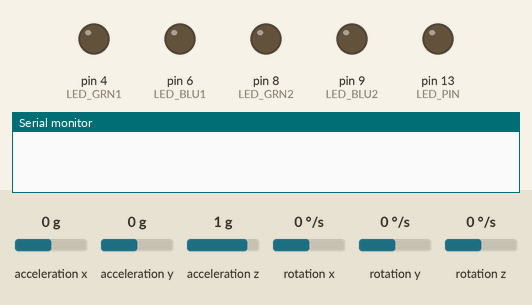
Simulated run of this sketch. Board: Arduino Uno, built with avr-gcc and run on an emulated ATmega328P. Shown: output pins drawn as LEDs (lit = HIGH), the last lines printed to the serial monitor. The test bench sets the inputs (shaded band); at power-on: acceleration x 0 g, acceleration y 0 g, acceleration z 1 g, rotation x 0 °/s, rotation y 0 °/s, rotation z 0 °/s.

Above: at 0.1 s.
At 5.2 s:
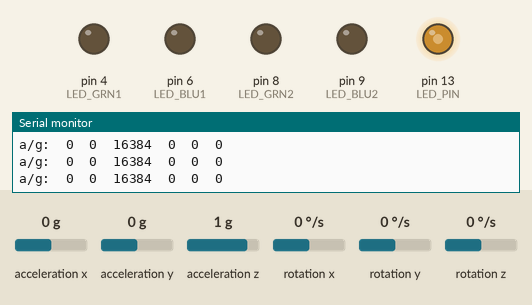
5.3 s: acceleration x set to 0.5 g
8.3 s: acceleration x set to 0.8 g
10.1 s: acceleration y set to 0.8 g
13.1 s: acceleration z set to 0 g
16.1 s: acceleration y set to 0.5 g
At 16.41 s:
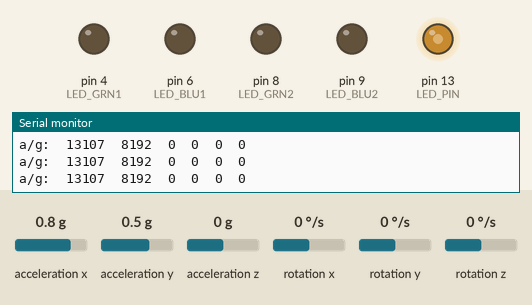
Timing chart, 0 to 20.1 s (numbered marks = the images above; inputs shaded):
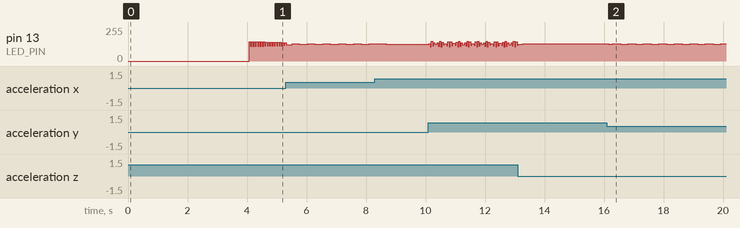

Measured:
- after the input at 16.1 s, pin 13 (LED_PIN): 130/255 → 124/255 after 0.06 s, then repeats every 0.52 s: 131/255 0.28 s, 124/255 0.24 s

The sketch:

MPU6050_raw.ino
```cpp
// I2C device class (I2Cdev) demonstration Arduino sketch for MPU6050 class
// 10/7/2011 by Jeff Rowberg <jeff@rowberg.net>
// Updates should (hopefully) always be available at https://github.com/jrowberg/i2cdevlib
//
// Changelog:
//      2013-05-08 - added multiple output formats
//                 - added seamless Fastwire support
//      2011-10-07 - initial release

/* ============================================
I2Cdev device library code is placed under the MIT license
Copyright (c) 2011 Jeff Rowberg

Permission is hereby granted, free of charge, to any person obtaining a copy
of this software and associated documentation files (the "Software"), to deal
in the Software without restriction, including without limitation the rights
to use, copy, modify, merge, publish, distribute, sublicense, and/or sell
copies of the Software, and to permit persons to whom the Software is
furnished to do so, subject to the following conditions:

The above copyright notice and this permission notice shall be included in
all copies or substantial portions of the Software.

THE SOFTWARE IS PROVIDED "AS IS", WITHOUT WARRANTY OF ANY KIND, EXPRESS OR
IMPLIED, INCLUDING BUT NOT LIMITED TO THE WARRANTIES OF MERCHANTABILITY,
FITNESS FOR A PARTICULAR PURPOSE AND NONINFRINGEMENT. IN NO EVENT SHALL THE
AUTHORS OR COPYRIGHT HOLDERS BE LIABLE FOR ANY CLAIM, DAMAGES OR OTHER
LIABILITY, WHETHER IN AN ACTION OF CONTRACT, TORT OR OTHERWISE, ARISING FROM,
OUT OF OR IN CONNECTION WITH THE SOFTWARE OR THE USE OR OTHER DEALINGS IN
THE SOFTWARE.
===============================================
*/

// I2Cdev and MPU6050 must be installed as libraries, or else the .cpp/.h files
// for both classes must be in the include path of your project
#include "I2Cdev.h"
#include "MPU6050.h"

// Arduino Wire library is required if I2Cdev I2CDEV_ARDUINO_WIRE implementation
// is used in I2Cdev.h
#if I2CDEV_IMPLEMENTATION == I2CDEV_ARDUINO_WIRE
    #include "Wire.h"
#endif

// class default I2C address is 0x68
// specific I2C addresses may be passed as a parameter here
// AD0 low = 0x68 (default for InvenSense evaluation board)
// AD0 high = 0x69
MPU6050 accelgyro;
//MPU6050 accelgyro(0x69); // <-- use for AD0 high

int LED_BLU1=6;
int LED_GRN1=4;
int LED_BLU2=9;
int LED_GRN2=8;


int16_t ax, ay, az;
int16_t gx, gy, gz;


// uncomment "OUTPUT_READABLE_ACCELGYRO" if you want to see a tab-separated
// list of the accel X/Y/Z and then gyro X/Y/Z values in decimal. Easy to read,
// not so easy to parse, and slow(er) over UART.
#define OUTPUT_READABLE_ACCELGYRO

// uncomment "OUTPUT_BINARY_ACCELGYRO" to send all 6 axes of data as 16-bit
// binary, one right after the other. This is very fast (as fast as possible
// without compression or data loss), and easy to parse, but impossible to read
// for a human.
//#define OUTPUT_BINARY_ACCELGYRO


#define LED_PIN 13
bool blinkState = false;

void setup() {
  delay(4000);

    // join I2C bus (I2Cdev library doesn't do this automatically)
    #if I2CDEV_IMPLEMENTATION == I2CDEV_ARDUINO_WIRE
        Wire.begin();
    #elif I2CDEV_IMPLEMENTATION == I2CDEV_BUILTIN_FASTWIRE
        Fastwire::setup(400, true);
    #endif

    // initialize serial communication
    // (38400 chosen because it works as well at 8MHz as it does at 16MHz, but
    // it's really up to you depending on your project)
    Serial.begin(38400);

    // initialize device
    Serial.println("Initializing I2C devices...");
    accelgyro.initialize();

    // verify connection
    Serial.println("Testing device connections...");
    Serial.println(accelgyro.testConnection() ? "MPU6050 connection successful" : "MPU6050 connection failed");

    // use the code below to change accel/gyro offset values
    /*
    Serial.println("Updating internal sensor offsets...");
    // -76	-2359	1688	0	0	0
    Serial.print(accelgyro.getXAccelOffset()); Serial.print("\t"); // -76
    Serial.print(accelgyro.getYAccelOffset()); Serial.print("\t"); // -2359
    Serial.print(accelgyro.getZAccelOffset()); Serial.print("\t"); // 1688
    Serial.print(accelgyro.getXGyroOffset()); Serial.print("\t"); // 0
    Serial.print(accelgyro.getYGyroOffset()); Serial.print("\t"); // 0
    Serial.print(accelgyro.getZGyroOffset()); Serial.print("\t"); // 0
    Serial.print("\n");
    accelgyro.setXGyroOffset(220);
    accelgyro.setYGyroOffset(76);
    accelgyro.setZGyroOffset(-85);
    Serial.print(accelgyro.getXAccelOffset()); Serial.print("\t"); // -76
    Serial.print(accelgyro.getYAccelOffset()); Serial.print("\t"); // -2359
    Serial.print(accelgyro.getZAccelOffset()); Serial.print("\t"); // 1688
    Serial.print(accelgyro.getXGyroOffset()); Serial.print("\t"); // 0
    Serial.print(accelgyro.getYGyroOffset()); Serial.print("\t"); // 0
    Serial.print(accelgyro.getZGyroOffset()); Serial.print("\t"); // 0
    Serial.print("\n");
    */

    // configure Arduino LED pin for output
    pinMode(LED_PIN, OUTPUT);

      pinMode(LED_BLU1, OUTPUT);
  pinMode(LED_GRN1, OUTPUT);
  pinMode(LED_BLU2, OUTPUT);
  pinMode(LED_GRN2, OUTPUT);

  //accelgyro.setSleepEnabled(false);
}

void loop() {

  //digitalWrite(LED_BLU1, LOW);
  //digitalWrite(LED_GRN1, HIGH);
  //digitalWrite(LED_BLU2, HIGH);
  //digitalWrite(LED_GRN2, LOW);
  //delay(300);
  /*
  digitalWrite(LED_BLU1, HIGH);
  digitalWrite(LED_GRN1, LOW);
  digitalWrite(LED_BLU2, LOW);
  digitalWrite(LED_GRN2, HIGH);
  delay(300);
  */
    // read raw accel/gyro measurements from device
    accelgyro.getMotion6(&ax, &ay, &az, &gx, &gy, &gz);

    // these methods (and a few others) are also available
    //accelgyro.getAcceleration(&ax, &ay, &az);
    //accelgyro.getRotation(&gx, &gy, &gz);

    #ifdef OUTPUT_READABLE_ACCELGYRO
        // display tab-separated accel/gyro x/y/z values
        Serial.print("a/g:\t");
        Serial.print(ax); Serial.print("\t");
        Serial.print(ay); Serial.print("\t");
        Serial.print(az); Serial.print("\t");
        Serial.print(gx); Serial.print("\t");
        Serial.print(gy); Serial.print("\t");
        Serial.println(gz);
    #endif

    #ifdef OUTPUT_BINARY_ACCELGYRO
        Serial.write((uint8_t)(ax >> 8)); Serial.write((uint8_t)(ax & 0xFF));
        Serial.write((uint8_t)(ay >> 8)); Serial.write((uint8_t)(ay & 0xFF));
        Serial.write((uint8_t)(az >> 8)); Serial.write((uint8_t)(az & 0xFF));
        Serial.write((uint8_t)(gx >> 8)); Serial.write((uint8_t)(gx & 0xFF));
        Serial.write((uint8_t)(gy >> 8)); Serial.write((uint8_t)(gy & 0xFF));
        Serial.write((uint8_t)(gz >> 8)); Serial.write((uint8_t)(gz & 0xFF));
    #endif

    // blink LED to indicate activity
    blinkState = !blinkState;
    digitalWrite(LED_PIN, blinkState);
}
```
